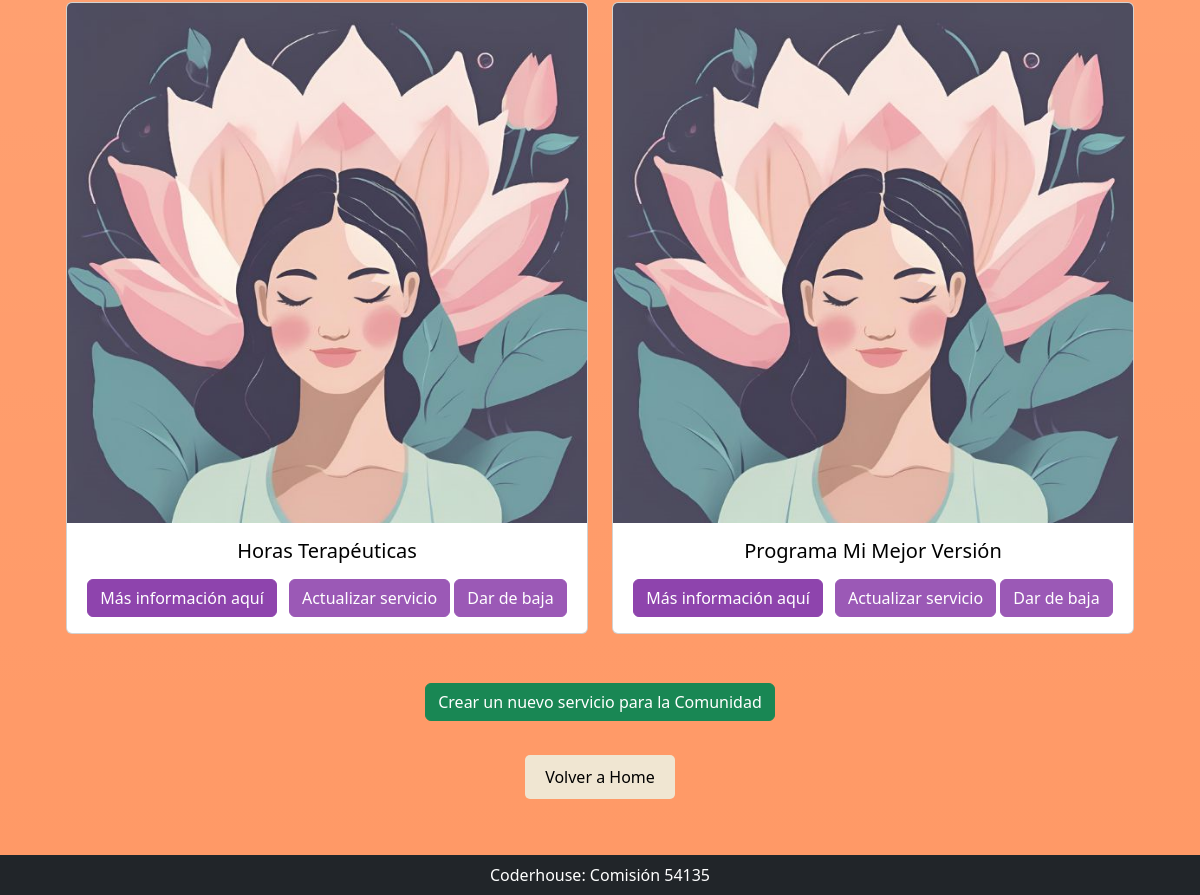
/servicios/ (lower part), run on an earlier commit of the app's database.
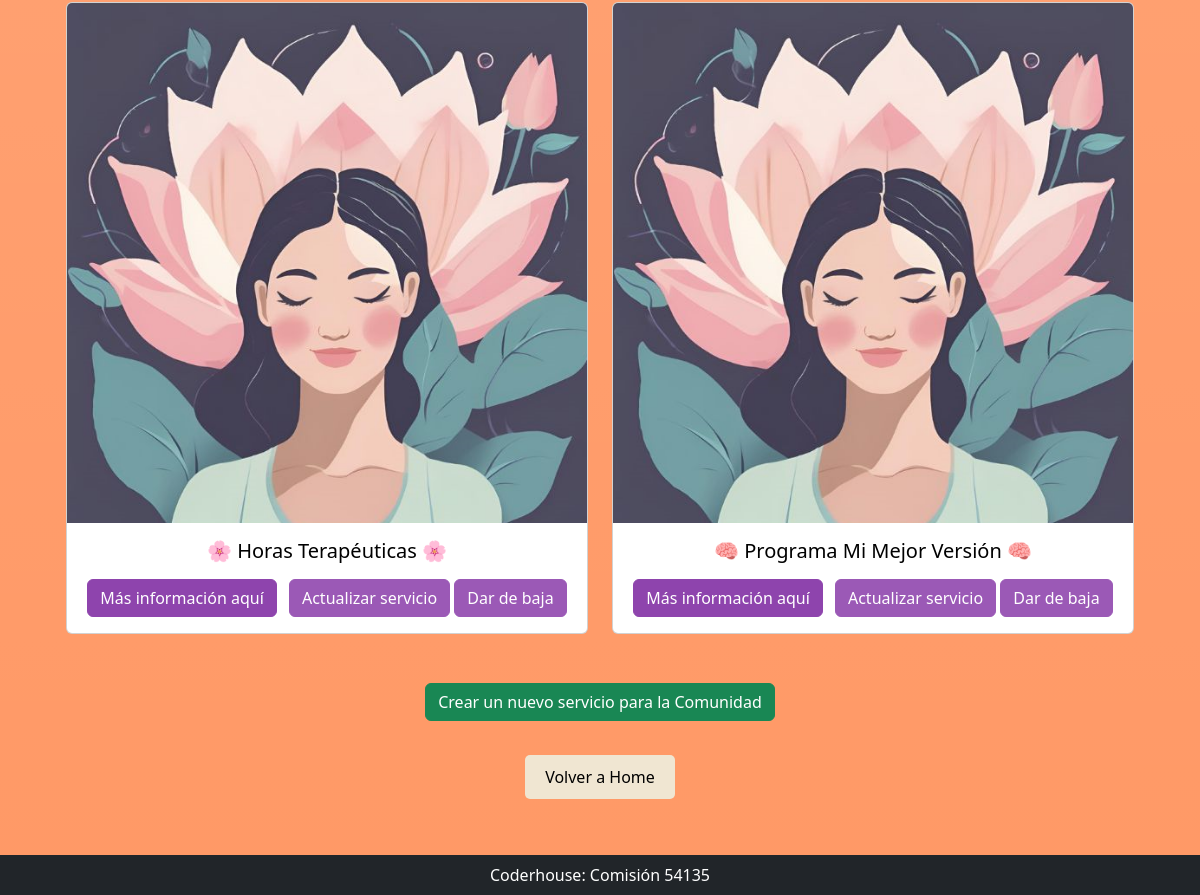
And on a later commit of the database.
### servicios/models.py (models this page shows, shortened)
class Servicios(models.Model):
    nombre = models.CharField(max_length=200, unique=True)
    descripcion = models.CharField(max_length=300, verbose_name="descripción")
    valor = models.FloatField()
    class Meta:
        verbose_name = "Nuestros Servicios"
        verbose_name_plural = "Nuestros Servicios"

### servicios/views.py (the view)
# urls.py: path('', views.home, name="home"),
def home(request):
    consulta_servicios = models.Servicios.objects.all()
    context = {"servicios": consulta_servicios}
    return render(request, "servicios/index.html", context)

### servicios/templates/servicios/index.html (shortened to what this page needs)
{% extends 'core/base.html' %}
{% load static %}
{% block titulo %}
  <br>
{% endblock titulo %}
{% block contenido %}
  <div class="container mt-4">
    <div class="row">
        {% for servicio in servicios %}
        <div class="col-md-6 mb-4">
            <div class="card">
                <img src="{% static 'core/img/servicios1.webp' %}" class="card-img-top" alt="Imagen del servicio">
                <div class="card-body">
                    <h5 class="card-title text-center" style="color: black;">{{ servicio.nombre }}</h5>
                    <div class="text-center mt-3">
                        <a href="{% url 'servicios:servicios_detalle' servicio.id %}" class="btn btn-primary me-2" style="background-color: #8e44ad; border-color: #8e44ad; color: #fff;">
                            Más información aquí
                        </a>
                        <a href="{% url 'servicios:servicios_actualizar' servicio.id %}" class="btn btn-warning" style="background-color: #9b59b6; border-color: #9b59b6; color: #fff;">
                            Actualizar servicio
                        </a>
                        <a href="{% url 'servicios:servicios_borrar' servicio.id %}" class="btn btn-warning" style="background-color: #9b59b6; border-color: #9b59b6; color: #fff;">
                          Dar de baja
                      </a>
                    </div>
                </div>
            </div>
        </div>
        {% endfor %}
    </div>
    <div class="fs-4 py-4">
      <a href="{% url 'servicios:servicios_crear' %}" class="btn btn-success">Crear un nuevo servicio para la Comunidad</a>
    </div>
    <div>
      <button style="margin-top: 10px; background-color: #f0e6d2; border: none; padding: 10px 20px; border-radius: 5px;">
          <a href="{% url 'core:home' %}" style="text-decoration: none; color: black;">Volver a Home</a>
      </button>
    </div>
</div>
{% endblock contenido %}

What changed in the data, as far as the page shows it:
changed Servicios: nombre "Horas Terapéuticas" → "🌸 Horas Terapéuticas 🌸"
changed Servicios: nombre "Programa Mi Mejor Versión" → "🧠 Programa Mi Mejor Versión 🧠"
